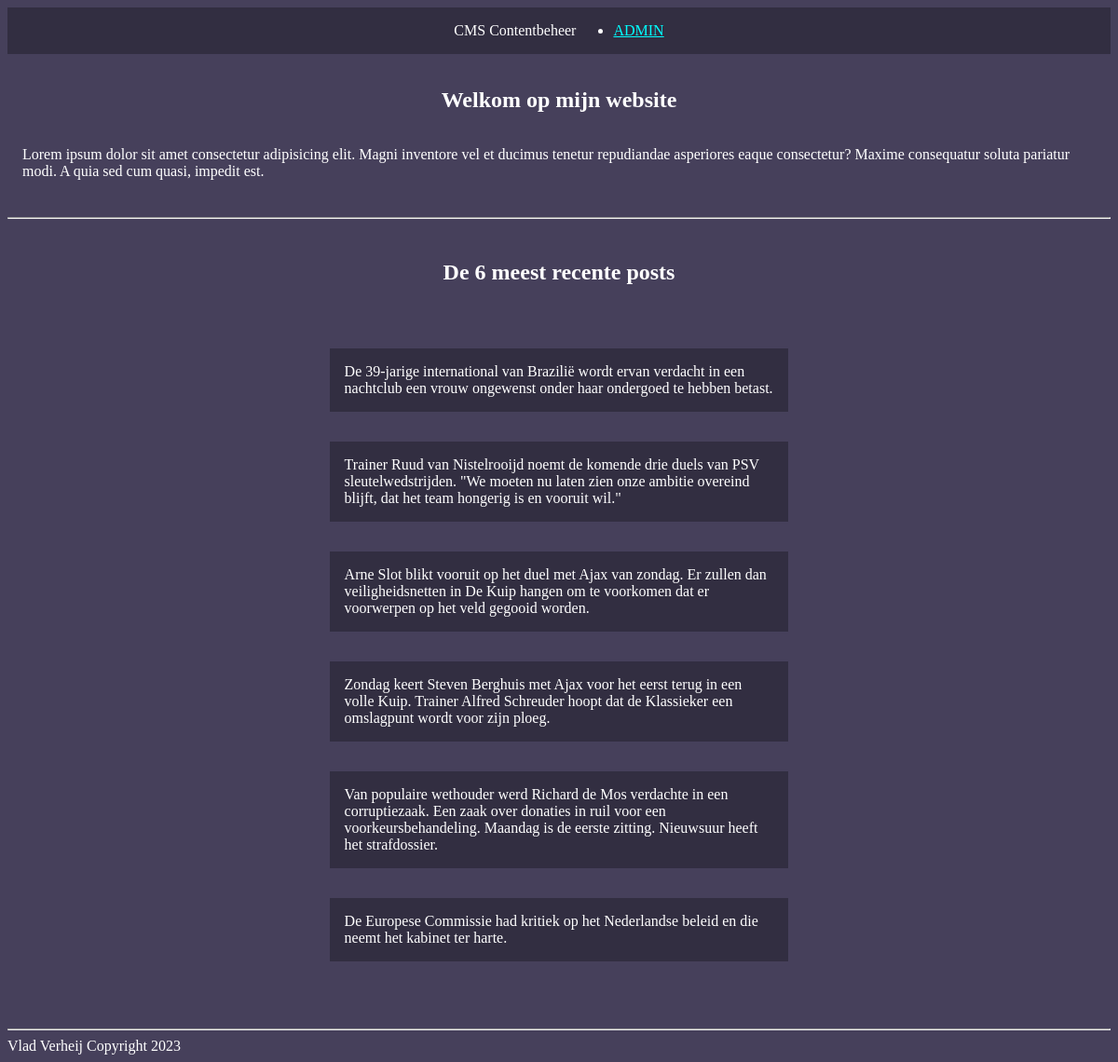
The page / on the database its author committed.
### tables this page shows
CREATE TABLE post (id INTEGER PRIMARY KEY AUTOINCREMENT NOT NULL, post CHAR NOT NULL, tag INTEGER, datum DATE, titel CHAR (255));

### public/index.php (the view, shortened to what this page needs)
<!DOCTYPE html>
<html lang="en">
<head>
    <link rel="stylesheet" type="text/css" href="../public/media/style/style.css">
</head>
<body>
    <header>
        CMS Contentbeheer
        <ul>
            <li><a href="cms.php">ADMIN</a></li>
        </ul>
    </header>
    <main>
        <div class="intro">
            <h2>Welkom op mijn website</h2>
            <p>Lorem ipsum dolor sit amet consectetur adipisicing elit. Magni inventore vel et ducimus tenetur
                repudiandae
                asperiores eaque consectetur? Maxime consequatur soluta pariatur modi. A quia sed cum quasi, impedit
                est.
            </p>
        </div>
        <hr>
        <div class="posts">
            <h2>De 6 meest recente posts</h2>
            <p>
                <?php
                $SQLitePDO = new PDO('sqlite:../private/db/forms.db');
                $result = $SQLitePDO->query(
                    "SELECT post FROM post ORDER BY id DESC LIMIT 6"
                );
                foreach ($result as $row) {
                    print('<p class="postText mainText">' . $row['post'] . '</p>');
                };
                ?></p>
        </div>
    </main>
    <hr>
    <footer>Vlad Verheij Copyright 2023</footer>
</body>
</html>

### public/media/style/style.css (style rules this page uses)
header { display: flex; align-items: center; justify-content: center; background-color: #322e41; color: white; }
a { color: aqua; }
body { background-color: #46405b; color: white; }
.intro, .posts, .cmsAdmin { display: flex; align-items: center; justify-content: center; flex-direction: column; padding: 1rem; color: white; }
.deleteForm, .mainText { padding: 1rem; margin-bottom: 1rem; background-color: #322e41; }
.postText { width: 40%; word-wrap: break-word; }

### rows shown on the page
post: post "De 39-jarige international van Brazilië wordt ervan verdacht in een nachtclub een vrouw ongewenst onder haar ondergoed te hebben betast."
post: post "Trainer Ruud van Nistelrooijd noemt de komende drie duels van PSV sleutelwedstrijden. \"We moeten nu laten zien onze ambitie overeind blijft, dat het team hongerig is en vooruit wil.\""
post: post "Arne Slot blikt vooruit op het duel met Ajax van zondag. Er zullen dan veiligheidsnetten in De Kuip hangen om te voorkomen dat er voorwerpen op het veld gegooid worden."
post: post "Zondag keert Steven Berghuis met Ajax voor het eerst terug in een volle Kuip. Trainer Alfred Schreuder hoopt dat de Klassieker een omslagpunt wordt voor zijn ploeg."
post: post "Van populaire wethouder werd Richard de Mos verdachte in een corruptiezaak. Een zaak over donaties in ruil voor een voorkeursbehandeling. Maandag is de eerste zitting. Nieuwsuur heeft het strafdossier."
post: post "De Europese Commissie had kritiek op het Nederlandse beleid en die neemt het kabinet ter harte."
